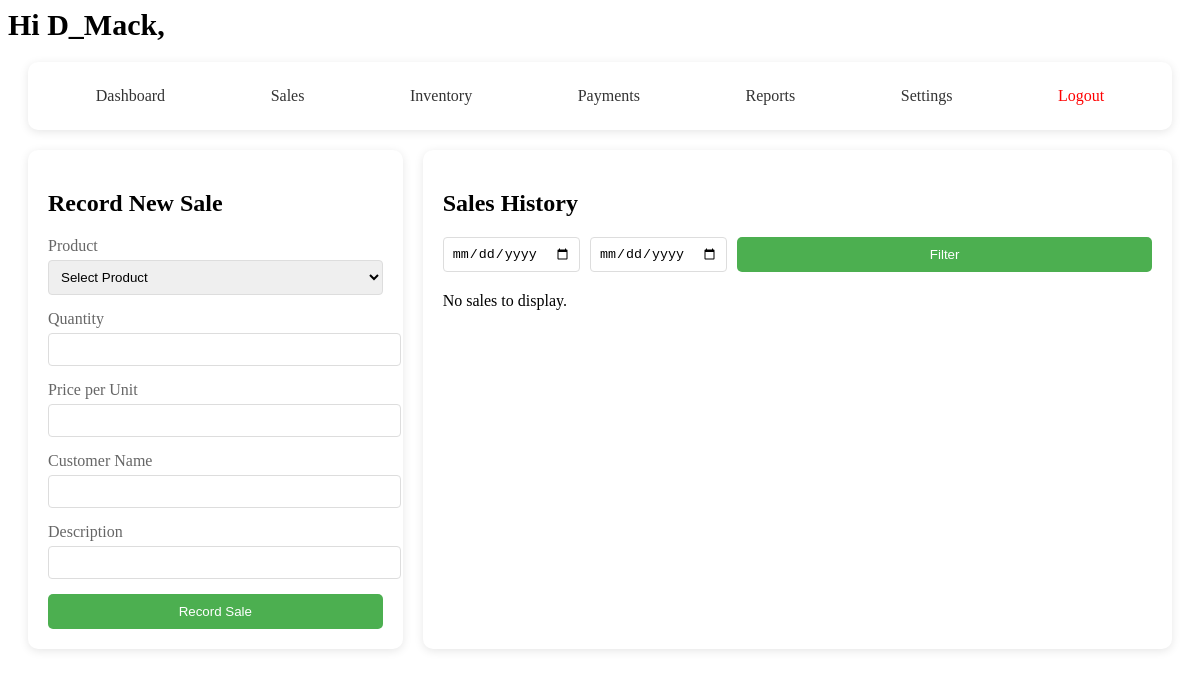
Before: /sales?page=2 (signed in) with the older database file.
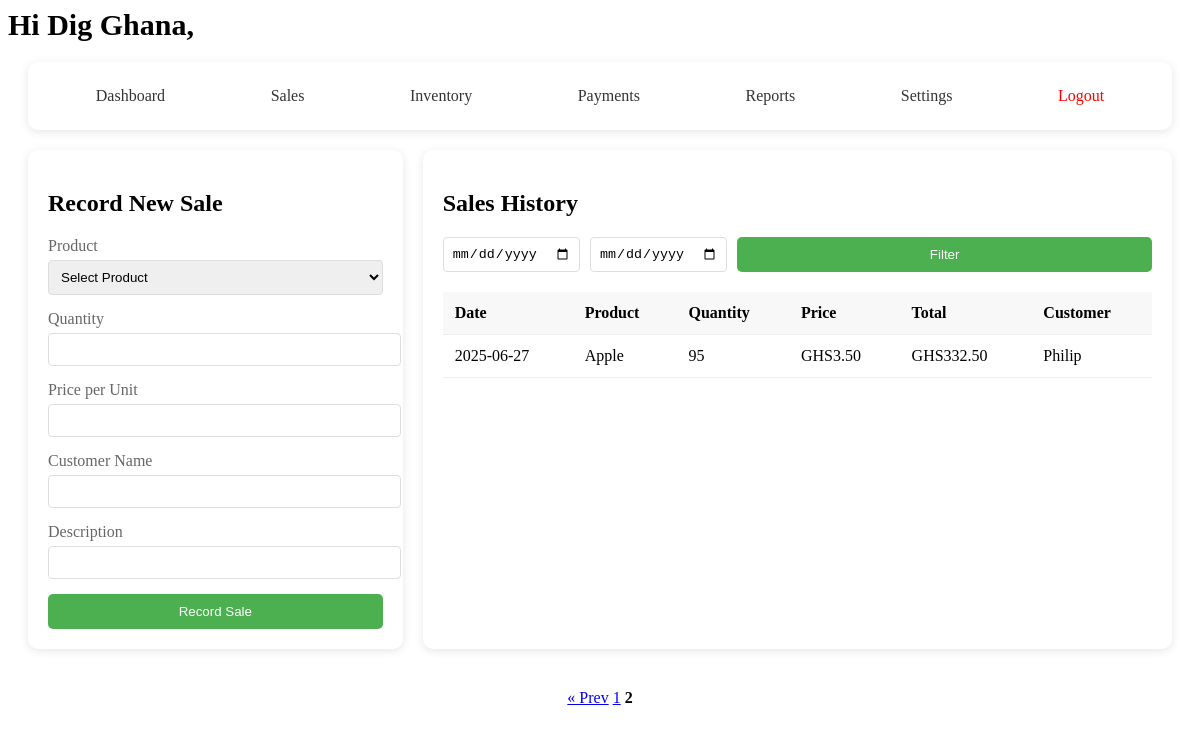
After: the same page with the newer database file.
### models/user.py (models this page shows, shortened)
class User(UserMixin, db.Model):
    __tablename__ = 'users'
    id = db.Column(db.Integer, primary_key=True)
    business_name = db.Column(db.String(100))
    name = db.Column(db.String(100), nullable=False)
    email = db.Column(db.String(120), unique=True, nullable=False)
    password_hash = db.Column(db.String(200))
    created_at = db.Column(db.DateTime, default=datetime.utcnow)
    currency_code = db.Column(db.String(5), default='GHS')  # e.g., 'GHS', 'USD', etc.
    logo_path = db.Column(db.String(255))
    products = db.relationship('Product', backref='user', lazy=True, cascade='all, delete-orphan')
    sales = db.relationship('Sale', backref='user', lazy=True, cascade='all, delete-orphan')
    payments = db.relationship('Payment', backref='user', lazy=True, cascade='all, delete-orphan')

### models/sale.py (models this page shows, shortened)
class Sale(db.Model):
    __tablename__ = 'sales'
    id = db.Column(db.Integer, primary_key=True)
    quantity = db.Column(db.Integer, nullable=False)
    price = db.Column(db.Float, nullable=False)  # Selling price at time of sale
    profit = db.Column(db.Float)  # Calculated profit (price - cost_price) * quantity
    customer = db.Column(db.String(100))
    description = db.Column(db.String(200))
    date = db.Column(db.DateTime, default=datetime.utcnow)
    user_id = db.Column(db.Integer, db.ForeignKey('users.id'), nullable=False)
    product_id = db.Column(db.Integer, db.ForeignKey('products.id'), nullable=False)
    @property
    def total_amount(self):
        return self.quantity * self.price

### models/product.py (models this page shows, shortened)
class Product(db.Model):
    __tablename__ = 'products'
    id = db.Column(db.Integer, primary_key=True)
    name = db.Column(db.String(100), nullable=False, unique=True)  # Added unique constraint
    quantity = db.Column(db.Integer, default=0)
    cost_price = db.Column(db.Float, nullable=False)
    selling_price = db.Column(db.Float, nullable=False)
    profit_margin = db.Column(db.Float)
    min_stock_level = db.Column(db.Integer, default=10)
    created_at = db.Column(db.DateTime, default=datetime.utcnow)  # Renamed from created_at
    updated_at = db.Column(db.DateTime, default=datetime.utcnow, onupdate=datetime.utcnow)
    price = db.Column(db.Float)
    user_id = db.Column(db.Integer, db.ForeignKey('users.id'), nullable=False)
    sales = db.relationship('Sale', backref='product', lazy=True, cascade='all, delete-orphan')
    payments = db.relationship('Payment', backref='product', lazy=True)
    costs = db.relationship('ProductCost', backref='product', lazy=True)
    class ProductCost(db.Model):
        __tablename__ = 'product_costs'
        id = db.Column(db.Integer, primary_key=True)
        product_id = db.Column(db.Integer, db.ForeignKey('products.id'), nullable=False)
        cost_type = db.Column(db.String(50), nullable=False)  # e.g., 'purchase', 'transport', 'storage'
        amount = db.Column(db.Float, nullable=False)
        description = db.Column(db.String(200))
        date = db.Column(db.DateTime, default=datetime.utcnow)
        user_id = db.Column(db.Integer, db.ForeignKey('users.id'), nullable=False)

### app.py (the view, shortened to what this page needs)
@app.route('/sales', methods=['GET', 'POST'])
def sales():
    if 'user_id' not in session:
        return redirect(url_for('login'))
    start = request.args.get('start')
    end = request.args.get('end')
    sales_query = Sale.query.filter_by(user_id=session['user_id'])
    sales_query = sales_query.order_by(Sale.date.desc())
    page = request.args.get('page', 1, type=int)
    per_page = 7
    pagination = sales_query.paginate(page=page, per_page=per_page, error_out=False)
    products = Product.query.filter_by(user_id=session['user_id']).all()
    return render_template('sales.html',
        sales=pagination.items,
        pagination=pagination,
        products=products
    )

### app.py (called while the page is built)
@app.template_filter('currency')
def format_currency_filter(value, currency=None):
    if not value:
        return ''
    if not currency:
        currency = getattr(current_user, 'currency_code', 'GHS')  # ✅ Correct field
    try:
        return format_currency(value, currency, locale='en')
    except:
        return f"{currency} {value:,.2f}"

@app.before_request
def load_user():
    if 'user_id' in session:
        g.user = db.session.get(User, session['user_id'])

@login_manager.user_loader
def load_user(user_id):
    return User.query.get(int(user_id))  # assuming you're using SQLAlchemy and User has an id

@app.context_processor
def inject_user():
    return dict(current_user=current_user)

### templates/sales.html (shortened to what the changed rows need)
<!DOCTYPE html>
<html lang="en">
<head>
    <link rel="stylesheet" href="{{ url_for('static', filename='css/sales.css') }}">
</head>
<body>
    <span style="font-weight: bold; font-size: 30px; text-align: center;">
                    {% if current_user.is_authenticated and current_user.business_name %}
                                   Hi {{ current_user.business_name }},
                    {% else %}
                        AKONTABU
                    {% endif %}
  </span>
    <div class="sales-container">
        <div class="nav-bar">
        </div>
        <div class="sales-grid">
            <div class="new-sale-form">
                <h2>Record New Sale</h2>
            </div>
            <div class="sales-history">
                <h2>Sales History</h2>
                <div class="filter-section">
                    <input type="date" id="start-date" placeholder="Start Date">
                    <input type="date" id="end-date" placeholder="End Date">
                    <button onclick="filterSales()" class="submit-btn">Filter</button>
                </div>
                {% if sales %}
                    <table class="sales-table">
                    <thead>
                        <tr>
                            <th>Date</th>
                            <th>Product</th>
                            <th>Quantity</th>
                            <th>Price</th>
                            <th>Total</th>
                            <th>Customer</th>
                        </tr>
                    </thead>
                    <tbody id="sales-table-body">
                        {% for sale in sales %}
                        <tr>
                            <td>{{ sale.date.strftime('%Y-%m-%d') }}</td>
                            <td>{{ sale.product.name }}</td>
                            <td>{{ sale.quantity }}</td>
                            <td>{{ sale.price |currency }}</td>
                            <td>{{ sale.total_amount|currency }}</td>
                            <td>{{ sale.customer or 'N/A' }}</td>
                        </tr>
                        {% endfor %}
                    </tbody>
                </table>
                {% else %}
                    <p>No sales to display.</p>
                {% endif %}
            </div>
        </div>
    </div>
    {% if pagination %}
      <div class="pagination" style="text-align: center; margin-top: 20px;">
        {% if pagination.pages > 1 %}
          {% if pagination.has_prev %}
            <a href="{{ url_for('sales', page=pagination.prev_num) }}">« Prev</a>
          {% endif %}
          {% for p in pagination.iter_pages(left_edge=1, right_edge=1, left_current=1, right_current=1) %}
            {% if p %}
              {% if p == pagination.page %}
                <strong>{{ p }}</strong>
              {% else %}
                <a href="{{ url_for('sales', page=p) }}">{{ p }}</a>
              {% endif %}
            {% else %}
              …
            {% endif %}
          {% endfor %}
        {% endif %}
    </div>
  {% endif %}
</body>
</html>

Changed rows visible on the page:
changed User: business_name "D_Mack" → "Dig Ghana"
now on this page (row unchanged): Sale: date "2025-06-27", product.name "Apple", quantity "95", price "GHS3.50", total_amount "GHS332.50", customer "Philip"
Other visible differences:
text no longer shown: "No sales to display."
text now shown: "Date Product Quantity Price Total Customer « Prev"
new list line: "1"
new list line: "2"
